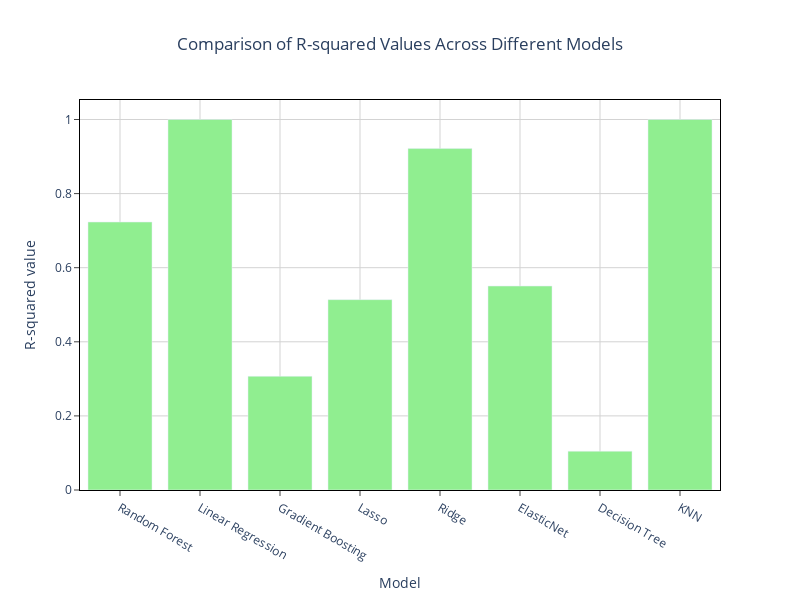

Source (notebook cell):
### Code cell
import plotly.graph_objects as px
plot = px.Figure(data=[
                       px.Bar(
    name = 'Original Model',
    x = mods,
    y = og
   )
])

plot.update_layout(title= 'Comparison of R-squared Values Across Different Models', title_x=0.5, 
                   xaxis_title = 'Model', yaxis_title='R-squared value',
                  width=800,height=600, plot_bgcolor= 'rgba(0, 0, 0, 0)',)
#paper_bgcolor= 'rgba(0, 0, 0, 0)',)
plot.update_traces(marker_color = 'LightGreen')
plot.update_xaxes(
    mirror=True,
    ticks='outside',
    showline=True,
    linecolor='black',
    gridcolor='lightgrey'
)
plot.update_yaxes(
    mirror=True,
    ticks='outside',
    showline=True,
    linecolor='black',
    gridcolor='lightgrey'
)
#plot.update_xaxes('Regression Model Type')
plot.show()

### Figure 1 — Plotly figure (JSON) as saved in the notebook; plotly's stock layout.template omitted (floating-point values rounded to 4 significant figures)
{"data": [{"marker": {"color": "LightGreen"}, "name": "Original Model", "type": "bar", "x": ["Random Forest", "Linear Regression", "Gradient Boosting", "Lasso", "Ridge", "ElasticNet", "Decision Tree", "KNN"], "y": [0.7232, 1, 0.3068, 0.5138, 0.9216, 0.5504, 0.1047, 1]}], "layout": {"height": 600, "plot_bgcolor": "rgba(0, 0, 0, 0)", "title": {"text": "Comparison of R-squared Values Across Different Models", "x": 0.5}, "width": 800, "xaxis": {"autorange": true, "gridcolor": "lightgrey", "linecolor": "black", "mirror": true, "range": [-0.5, 7.5], "showline": true, "ticks": "outside", "title": {"text": "Model"}, "type": "category"}, "yaxis": {"autorange": true, "gridcolor": "lightgrey", "linecolor": "black", "mirror": true, "range": [0, 1.053], "showline": true, "ticks": "outside", "title": {"text": "R-squared value"}, "type": "linear"}}}
